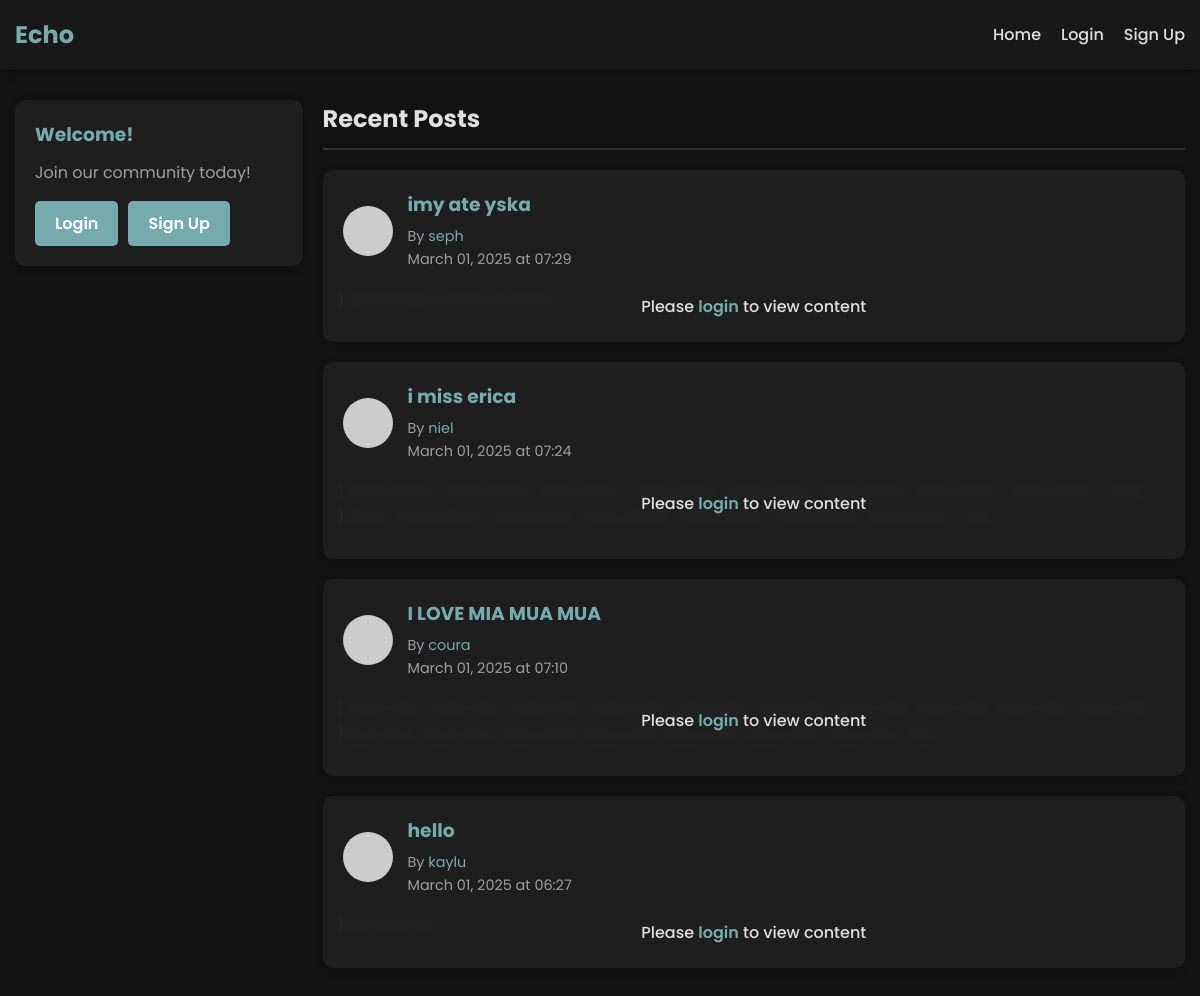
Before: / with the older database file.
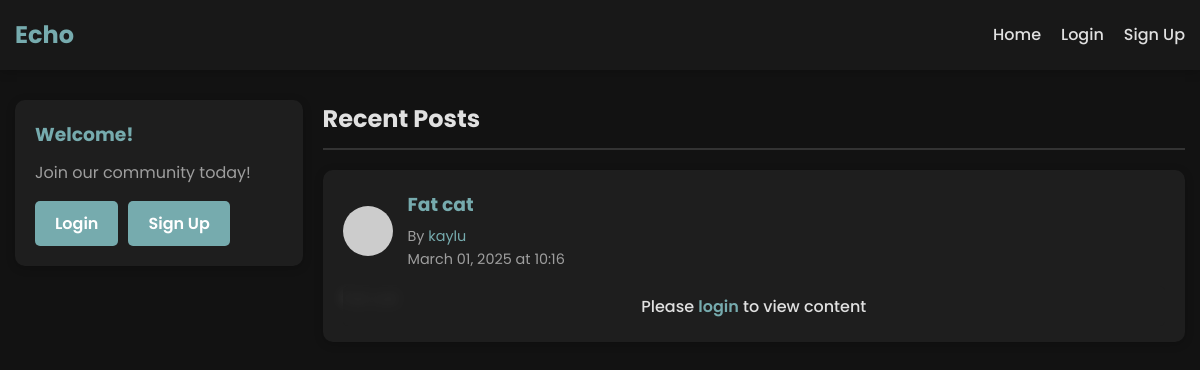
After: the same page with the newer database file.
### app.py (models this page shows, shortened)
class Post(db.Model):
    id = db.Column(db.Integer, primary_key=True)
    title = db.Column(db.String(100), nullable=False)
    content = db.Column(db.Text, nullable=False)
    timestamp = db.Column(db.DateTime, default=datetime.utcnow)
    user_id = db.Column(db.Integer, db.ForeignKey('user.id'), nullable=False)
    likes = db.relationship('Like', backref='post', lazy='dynamic', cascade='all, delete-orphan')

class User(UserMixin, db.Model):
    id = db.Column(db.Integer, primary_key=True)
    username = db.Column(db.String(80), unique=True, nullable=False)
    email = db.Column(db.String(120), unique=True, nullable=False)
    password_hash = db.Column(db.String(128), nullable=False)
    bio = db.Column(db.Text, default='')
    join_date = db.Column(db.DateTime, default=datetime.utcnow)
    posts = db.relationship('Post', backref='author', lazy=True)
    likes = db.relationship('Like', backref='user', lazy='dynamic', cascade='all, delete-orphan')
    friends = db.relationship('User',
                              secondary=friendship,
                              primaryjoin=(friendship.c.user_id == id),
                              secondaryjoin=(friendship.c.friend_id == id),
                              backref=db.backref('followed_by', lazy='dynamic'),
                              lazy='dynamic')

### app.py (the view)
@app.route('/')
def index():
    if current_user.is_authenticated:
        posts = current_user.friend_posts().all()
    else:
        posts = Post.query.order_by(Post.timestamp.desc()).limit(5).all()
    return render_template('index.html', posts=posts)

### templates/index.html (shortened to what this page needs)
{% extends 'base.html' %}
{% block content %}
<div class="home-container">
    <div class="sidebar">
        <div class="sidebar-section">
            <h3>Welcome{% if current_user.is_authenticated %}, {{ current_user.username }}{% endif %}!</h3>
            {% if current_user.is_authenticated %}
                <p>Share your thoughts with friends</p>
                <a href="{{ url_for('create_post') }}" class="btn btn-primary">Create New Post</a>
            {% else %}
                <p>Join our community today!</p>
                <div class="auth-buttons">
                    <a href="{{ url_for('login') }}" class="btn btn-primary">Login</a>
                    <a href="{{ url_for('signup') }}" class="btn btn-secondary">Sign Up</a>
                </div>
            {% endif %}
        </div>
    </div>
    <div class="main-content">
        <h2>{% if current_user.is_authenticated %}Your Newsfeed{% else %}Recent Posts{% endif %}</h2>
        {% if posts %}
            <div class="posts-container">
                {% for post in posts %}
                    <div class="post-card">
                        <div class="post-header">
                            <img src="https://ui-avatars.com/api/?name={{ post.author.username }}&background=random" alt="Profile" class="avatar">
                            <div class="post-info">
                                <h3><a href="{{ url_for('login') }}">{{ post.title }}</a></h3>
                                <p class="author">By <a href="{{ url_for('login') }}">{{ post.author.username }}</a></p>
                                <p class="date">{{ post.timestamp.strftime('%B %d, %Y at %H:%M') }}</p>
                            </div>
                        </div>
                        <div class="post-content {% if not current_user.is_authenticated %}blurred-content{% endif %}">
                            {% if current_user.is_authenticated %}
                                <p>{{ post.content[:200] }}{% if post.content|length > 200 %}...{% endif %}</p>
                                <a href="{{ url_for('post', post_id=post.id) }}" class="read-more">Read more</a>
                            {% else %}
                                <div class="login-overlay">
                                    <p>Please <a href="{{ url_for('login') }}">login</a> to view content</p>
                                </div>
                                <p class="hidden-content">{{ post.content[:200] }}{% if post.content|length > 200 %}...{% endif %}</p>
                            {% endif %}
                        </div>
                    </div>
                {% endfor %}
            </div>
        {% endif %}
    </div>
</div>
{% endblock %}

### templates/base.html (shortened to what this page needs)
<!DOCTYPE html>
<html lang="en">
<head>
    <link rel="stylesheet" href="https://cdnjs.cloudflare.com/ajax/libs/font-awesome/6.0.0-beta3/css/all.min.css">
    <link rel="stylesheet" href="{{ url_for('static', filename='css/style.css') }}">
</head>
<body>
    <nav class="navbar">
        <div class="container">
            <div class="navbar-brand">
                <a href="{{ url_for('index') }}">Echo</a>
            </div>
            <div class="navbar-menu">
                <ul class="navbar-nav">
                    <li><a href="{{ url_for('index') }}">Home</a></li>
                    {% if current_user.is_authenticated %}
                        <li><a href="{{ url_for('create_post') }}">Create Post</a></li>
                        <li><a href="{{ url_for('users') }}">Find People</a></li>
                        <li><a href="{{ url_for('profile', username=current_user.username) }}">Profile</a></li>
                        <li><a href="{{ url_for('logout') }}">Logout</a></li>
                    {% else %}
                        <li><a href="{{ url_for('login') }}">Login</a></li>
                        <li><a href="{{ url_for('signup') }}">Sign Up</a></li>
                    {% endif %}
                </ul>
            </div>
        </div>
    </nav>
    <div class="container">
        {% block content %}{% endblock %}
    </div>
</body>
</html>

### static/css/style.css (style rules this page uses)
:root { --primary-color: #76ABAE; --primary-dark: #3286a0; --secondary-color: #76ABAE; --secondary-dark: #3286a0; --danger-color: #cf6679; --danger-dark: #b55a68; --text-color: #e0e0e0; --text-light: #9e9e9e; --background-color: #121212; --card-color: #1e1e1e; --border-color: #333333; --box-shadow: 0 2px 10px rgba(0, 0, 0, 0.2); --highlight-color: #2d2d2d; }
* { margin: 0; padding: 0; box-sizing: border-box; }
body { font-family: 'Poppins', sans-serif; line-height: 1.6; color: var(--text-color); background-color: var(--background-color); display: flex; flex-direction: column; min-height: 100vh; overflow-x: hidden; }
a { color: var(--primary-color); text-decoration: none; transition: color 0.3s; }
.container { width: 100%; max-width: 1200px; margin: 0 auto; padding: 0 15px; flex: 1; }
.navbar { background-color: #181818; box-shadow: var(--box-shadow); position: sticky; top: 0; z-index: 1000; }
.navbar .container { display: flex; justify-content: space-between; align-items: center; height: 70px; }
.navbar-brand a { font-size: 1.5rem; font-weight: 700; color: var(--primary-color); }
.navbar-nav { display: flex; list-style: none; }
.navbar-nav li { margin-left: 20px; }
.navbar-nav a { color: var(--text-color); font-weight: 500; }
.btn { display: inline-block; padding: 10px 20px; border-radius: 5px; font-weight: 500; cursor: pointer; text-align: center; border: none; transition: background-color 0.3s, transform 0.2s; }
.btn-primary, .btn-secondary, .btn-danger { font-weight: 600; }
.btn-primary { background-color: var(--primary-color); color: white; }
.btn-secondary { background-color: var(--secondary-color); color: white; }
.home-container { display: grid; grid-template-columns: 1fr 3fr; gap: 20px; margin: 30px 0; }
.sidebar { position: sticky; top: 90px; height: fit-content; }
.sidebar-section { background-color: var(--card-color); border-radius: 10px; padding: 20px; box-shadow: var(--box-shadow); margin-bottom: 20px; }
.sidebar-section h3 { margin-bottom: 10px; color: var(--primary-color); }
.sidebar-section p { margin-bottom: 15px; color: var(--text-light); }
.auth-buttons { display: flex; gap: 10px; }
.main-content h2 { margin-bottom: 20px; color: var(--text-color); border-bottom: 2px solid var(--border-color); padding-bottom: 10px; }
.posts-container { display: grid; gap: 20px; }
.post-card { background-color: var(--card-color); border-radius: 10px; padding: 20px; box-shadow: var(--box-shadow); transition: transform 0.3s; }
.post-header { display: flex; align-items: center; margin-bottom: 15px; }
.avatar { width: 50px; height: 50px; border-radius: 50%; margin-right: 15px; }
.post-info h3 { margin-bottom: 5px; }
.post-info .author, .post-info .date { font-size: 0.9rem; color: var(--text-light); }
.post-content p { margin-bottom: 10px; line-height: 1.6; }
.blurred-content { position: relative; }
.blurred-content .hidden-content { filter: blur(6px); user-select: none; color: var(--text-light); opacity: 0.5; pointer-events: none; }
.login-overlay { position: absolute; top: 0; left: 0; width: 100%; height: 100%; display: flex; align-items: center; justify-content: center; z-index: 1; background-color: rgba(30, 30, 30, 0.7); border-radius: 5px; padding: 20px; text-align: center; }
.login-overlay p { color: var(--text-color); font-weight: 500; margin: 0; }
.login-overlay a { color: var(--primary-color); font-weight: 600; transition: color 0.3s; }

Changed rows visible on the page:
removed Post: title "imy ate yska", author.username "seph", timestamp "March 01, 2025 at 07:29"
removed Post: title "i miss erica", author.username "niel", timestamp "March 01, 2025 at 07:24", content "i miss erica i miss erica i miss erica i miss erica i miss erica i miss erica i miss erica i miss erica i miss erica i miss erica i miss erica i miss erica i miss erica i miss erica i miss erica i mis"
removed Post: title "I LOVE MIA MUA MUA", author.username "coura", timestamp "March 01, 2025 at 07:10", content "i love mia i love mia i love mia i love mia i love mia i love mia i love mia i love mia i love mia i love mia i love mia i love mia i love mia i love mia i love mia i love mia i love mia i lov"
changed Post "kaylu": title "hello" → "Fat cat"; timestamp "March 01, 2025 at 06:27" → "March 01, 2025 at 10:16"
